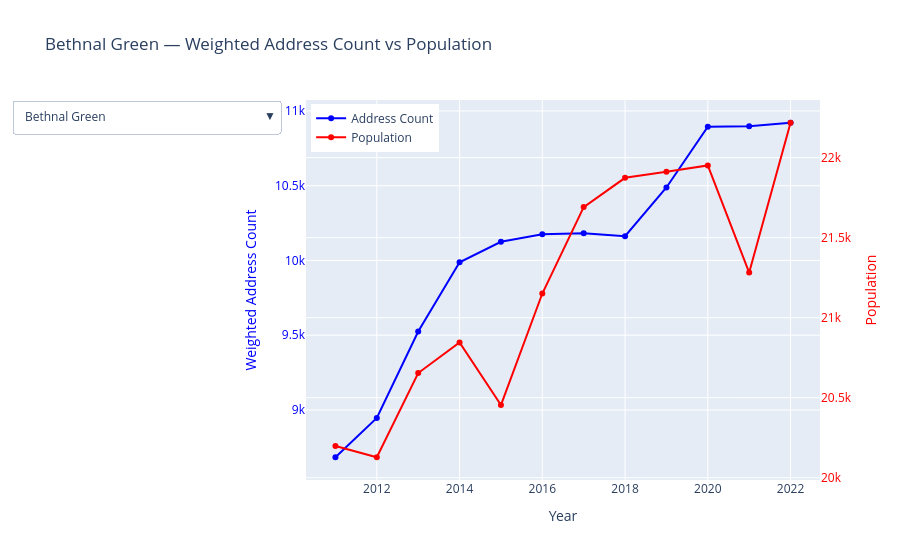

The code cell stored with this chart in its notebook:
### Markdown cell above
### seperate y axises

### Code cell
# Start with first ward
first_code = wards.iloc[0]["wd22cd"]
first_data = df[df["wd22cd"] == first_code]

# Prepare figure with secondary y-axis
fig = go.Figure()

# Add address count trace (primary y-axis)
fig.add_trace(go.Scatter(
    x=first_data["year"],
    y=first_data["weighted_address_count_ward22"],
    mode="lines+markers",
    name="Address Count",
    line=dict(color="blue"),
    yaxis="y"
))

# Add population trace (secondary y-axis)
fig.add_trace(go.Scatter(
    x=first_data["year"],
    y=first_data["population"],
    mode="lines+markers",
    name="Population",
    line=dict(color="red"),
    yaxis="y2"
))

# Create dropdown buttons
buttons = []
for _, row in wards.iterrows():
    ward_code = row["wd22cd"]
    ward_name = row["wd22nm"]
    ward_data = df[df["wd22cd"] == ward_code]
    buttons.append(dict(
        label=ward_name,
        method="update",
        args=[
            {"x": [ward_data["year"], ward_data["year"]],
             "y": [ward_data["weighted_address_count_ward22"], ward_data["population"]]},
            {"title": f"{ward_name} — Weighted Address Count vs Population"}
        ]
    ))

# Update layout with dual y-axes
fig.update_layout(
    updatemenus=[dict(
        active=0,
        buttons=buttons,
        direction="down",
        showactive=True
    )],
    title=f"{wards.iloc[0]['wd22nm']} — Weighted Address Count vs Population",
    xaxis_title="Year",
    yaxis=dict(
        title=dict(text="Weighted Address Count", font=dict(color="blue")),
        tickfont=dict(color="blue")
    ),
    yaxis2=dict(
        title=dict(text="Population", font=dict(color="red")),
        tickfont=dict(color="red"),
        anchor="x",
        overlaying="y",
        side="right"
    ),
    legend=dict(x=0.01, y=0.99)
)

fig.show()
